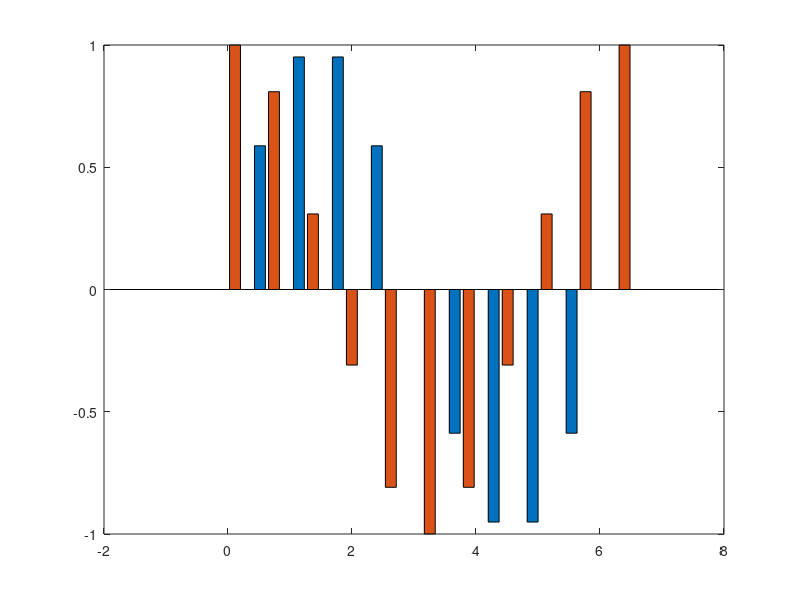

MATLAB code to generate this figure: (Note: this script raises an error after producing the figure.)
%%%%%%%%%%%%%%%%%%%%%%%%%%%%%%%%%%%%%%%%%%%%
% Luke Hsiao & Travis Chambers
% ECEn 380 | Lab 1
% 9 Sept 2014
%%%%%%%%%%%%%%%%%%%%%%%%%%%%%%%%%%%%%%%%%%%%

% Lab 1 Procedure
2*1.5
x = 3*sqrt(2);
x
vec = [3, 2, 5.6]
vec3 = 3*vec
index1 = 1:100
index2 = 0:0.5:5
index3 = 0:2*pi/10:2*pi
length(index3)
index3'
index4 = index3'
array1 = [3, 2, 5.6, 7; 1, 4, 5, 9; 1, 2, 3, 4]
q1 = array1(3,2)
q2 = array1(1:3, 4)
q3 = array1(2:3, 2:4)
q4 = array1([1, 3], :)
array2 = array1
array2(2:3,2:3) = [0.5, 0.5; 0.7, 0.7]

% Own practice assignments
test1 = [1, 2, 3, 4, 5; 5, 4, 3, 2, 1; 1, 2, 3, 4, 5]
test2 = test1.^2
test3 = ones(2, 2)
test4 = test3 + 8
% End practice

z1 = sqrt(index2);
z2 = sqrt(array1);
z1

m1 = [1, 4, 3; 2, 3, 1; 5, 4, 3]
m2 = [1, 1, 1; 0, 0, 1; 0, 2, 0]
m1*m2
m1.*m2
m1^2
m1.^2

% Plotting
plot(index3)
plot(sin(index3))
plot(index3, sin(index3));
xlabel('input');
ylabel('output');
y1 = sin(index3);
y2 = cos(index3);
plot(index3, y1, '-', index3, y2, ':')
legend('sine', 'cosine')

newmatrix = [y1', y2']
bar(index3, newmatrix)
axs tight

xind = [0:0.2:20];
yind = [0:0.2:10];
[xx, yy] = meshgrid(xind,yind); %create matrices of x values and y
sinxy = sin(0.1*pi*xx - 0.2*pi*yy);
mesh(xind, yind, sinxy)

% Practice Plots
f1 = randi([10, 50], 1, 10);
f2 = randi([10, 50], 3, 10);
f3 = [f1;f2];
figure(1)
plot(f1)
figure(2)
bar3(f3)

%%%% Sound %%%%
t = [0:1/16000:10];
s1 = sin(2*pi*400*t);
sound(s1, 16000)
wavwrite(s1, 16000, 'sound1.wav')
wavwrite(s1, 48000, 'sound2.wav')
s2 = sin(2*pi*1200*t);
wavwrite(s2, 16000, 'sound3.wav')

%%%% Control Flow %%%%
f(1:2) = [0, 1];
for k = 3:10, % for (int k = 3; k < 10; k++)
    f(k) = f(k-1) + f(k-2);
end
disp(f)

t = [0:1/16000:1];
for m = 1:10,
    s2 = sin(2*pi*100*m*t);
    sound(s2, 16000)
    pause(3)
end

% Relational Operators
first = ((0:10) < 3)'
t = [0:1/16000:10];
s2 = s1.*(t > 3).*(t < 5);
figure(3)
plot(t, s2)
xlabel('time(s)');
ylabel('s2(t)');
axis tight
sound(s2, 16000);

z0 = zeros(5, 2)
o1 = ones(6)